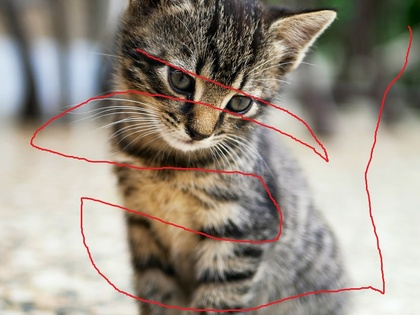
%> input picture difusion_matlab_code/diffusion/diffusion/images/kitten_raya.jpeg, 420 x 315 px, shrunk from 832 x 624 before the run
$ octave runme.m   (GNU Octave 9; MATLAB toolbox functions it lacks are replaced by stand-ins)
%> lines starting %> are read from the running program, lines starting %| are printed output that depends on the picture
### difusion_matlab_code/diffusion/diffusion/Diffusion4_v10.m
function [Iout] = Diffusion4(I_in, varargin)
%function [Iout] = Diffusion4(I_in, varargin)
%
%Non linear diffusion with 4 neighbours.
%
%INPUT
%Iin			=		Input image.
%
%PARAMETERS
%see from the code
%
%OUTPUT
%Iout			=		Output image, after diffusion.
%
%If you use this code, please reference any/some of my papers (see http://atc.ugr.es/~jarnor)
%
%Author: Jarno Ralli
%E-mail: jarno@ralli.fi
%
%Copyright 2012, Jarno Ralli
%
%This program is free software: you can redistribute it and/or modify
%it under the terms of the GNU Lesser General Public License as published by
%the Free Software Foundation, either version 3 of the License, or
%(at your option) any later version.
%
%This program is distributed in the hope that it will be useful,
%but WITHOUT ANY WARRANTY; without even the implied warranty of
%MERCHANTABILITY or FITNESS FOR A PARTICULAR PURPOSE.  See the
%GNU Lesser General Public License for more details.
%
%You should have received a copy of the GNU Lesser General Public License
%along with this program.  If not, see <http://www.gnu.org/licenses/>.

param.alpha = 25;		%Smoothness
param.outer_iter = 5;		%Number of outer iterations (lagged diffusivity iterations)

param = setParameters(param, varargin{:});

Iout = single(I_in);
[rows cols dims]= size(Iout);

for iter=0:param.outer_iter

	%Calculate diffusion weights
	[wW wN wE wS] = DiffWeights(Iout);

	a_ver = -param.alpha*wN;
	b_ver = 2 + param.alpha*(wN+wS);
	c_ver = -param.alpha*wS;

	a_hor = -param.alpha*wW';
	b_hor = 2 + param.alpha*(wW+wE)';
	c_hor = -param.alpha*wE';

	for k=1:dims
		ver = TDMA( a_ver, b_ver, c_ver, Iout(:,:,k) );
		hor = TDMA( a_hor, b_hor, c_hor, Iout(:,:,k)' )';
		Iout(:,:,k) = ver + hor;
	end
end

Iout = uint8(Iout);

%--------------------------------------------------------------------------------------------------------------
%--- TDMA
%--- Adaption from the code available at Wikipedia (http://en.wikipedia.org/wiki/Tridiagonal_matrix_algorithm)
%--------------------------------------------------------------------------------------------------------------
% [23 lines left out: function TDMA, not called in this run]

%----------------------
%--- DiffWeights
%----------------------
function [wW wN wE wS] = DiffWeights(D)
%function [wW wN wE wS] = DiffWeights(D)
%
%Calculates diffusion weights using `Brox 6-point scheme'.

	  [rows cols frames] = size( D );

	  %Spatial differences
	  Dver = imfilter(D,[0.25 0 -0.25]','replicate');
	  Dhor = imfilter(D,[0.25 0 -0.25],'replicate');

	  wW = (circshift(D,[0 1 0])-D).^2 + (Dver+circshift(Dver,[0 1 0])).^2;
	  wE = (circshift(D,[0 -1 0])-D).^2 + (Dver+circshift(Dver,[0 -1 0])).^2;
	  wN = (circshift(D,[1 0 0])-D).^2 + (Dhor+circshift(Dhor,[1 0 0])).^2;
	  wS = (circshift(D,[-1 0 0])-D).^2 + (Dhor+circshift(Dhor,[-1 0 0])).^2;

	  %Find the maximum derivative
	  wW = max(wW,[],3);
	  wE = max(wE,[],3);
	  wN = max(wN,[],3);
	  wS = max(wS,[],3);

	  wW = 1./realsqrt( wW + 0.00001 );
	  wE = 1./realsqrt( wE + 0.00001 );
	  wN = 1./realsqrt( wN + 0.00001 );
	  wS = 1./realsqrt( wS + 0.00001 );

	  wW(:,1,:) = 0;
	  wE(:,end,:) = 0;
	  wN(1,:,:) = 0;
	  wS(end,:,:) = 0;

%----------------------
%--- setParameters
%----------------------
function new_struct = setParameters(old_struct,varargin)
%function new_param = setParameters(old_param,varargin)
%
%Changes parameters in a parameter struct. The new parameters are given as
%['name',value] corresponding pairs in the varargin.
%
%INPUT
%old_struct     =       Old structure
%varargin       =       ['name',value]
%OUTPUT
%new_struct     =       New structure
%
	n_param = length(varargin);
	new_struct = old_struct;

	for i=1:2:n_param

		%Extract parameter name
		p_name = varargin{i};

		%If for the parameter (name) exists a value...
		if i+1<=n_param
			%then extract the value
			p_value = varargin{i+1};

			%and if the p_name exists in the structure
			if isfield(new_struct, p_name)
				%set its value
				new_struct=setfield(new_struct, p_name, p_value);
			else
				%error(['setParameters error: unkown parameter name "',p_name,'". ',num2str(i)]);
			end
		end

	end

### difusion_matlab_code/diffusion/diffusion/runme.m
%Tested in Kubuntu 10.04.3 with gcc (Ubuntu 4.3.4-10ubuntu1) 4.3.4
%

%Read the images
disp('Reading images...')
I_l0 = imread('./images/kitten_raya.jpeg');
%> I_l0 is the input picture: size 315x420x3 uint8; mean R, G, B 153, 144.1, 133

%Apply diffusion
I_l0_diff = Diffusion4_v10( I_l0 );
%> after the loop in setParameters, `for i=1:2:n_param`: new_struct = {alpha 25, outer_iter 5}
%> the loop in Diffusion4, `for iter=0:param.outer_iter` made 6 passes
%> pass 1, in DiffWeights, `Dver = imfilter(D,[0.25 0 -0.25]','replicate');`:
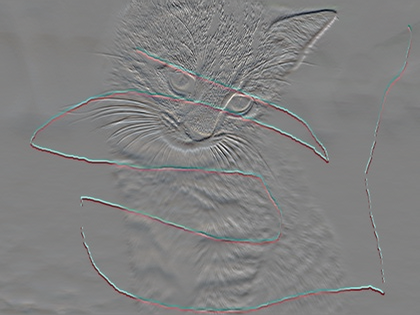
%> Dver: size 315x420x3 single; mean R, G, B -0.1, -0.1, -0.1; drawn with min black and max white
%> pass 1, in DiffWeights, `Dhor = imfilter(D,[0.25 0 -0.25],'replicate');`:
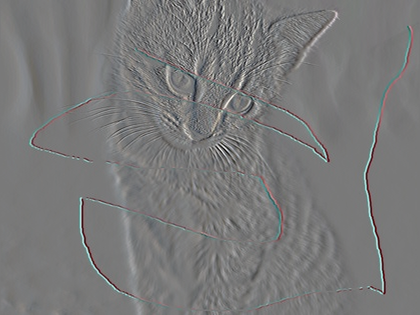
%> Dhor: size 315x420x3 single; mean R, G, B 0, 0, 0; drawn with min black and max white
%> pass 1, in DiffWeights, `wW = (circshift(D,[0 1 0])-D).^2 + (Dver+circshift(Dver,[0 1 0])).^2;`:
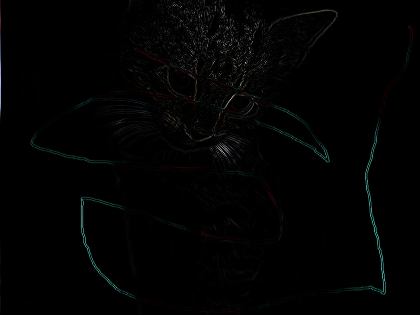
%> wW: size 315x420x3 single; mean R, G, B 343.6, 396.6, 381.7; drawn with min black and max white
%> after the loop in Diffusion4, `for iter=0:param.outer_iter`:
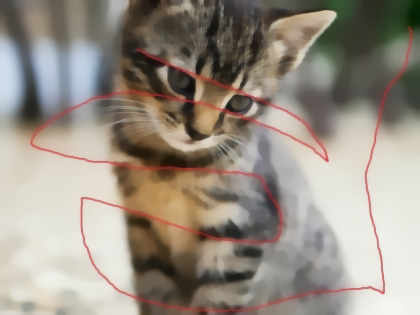
%> Iout: size 315x420x3 single; mean R, G, B 153.1, 144.1, 133

figure, imagesc( uint8(I_l0) ), axis off, title('Original image')
figure, imagesc( uint8(I_l0_diff) ), axis off, title('Diffused image')

$ run again, with difusion_matlab_code/diffusion/diffusion/images/DRIVSCO_left_0450.png saved as difusion_matlab_code/diffusion/diffusion/images/kitten_raya.jpeg
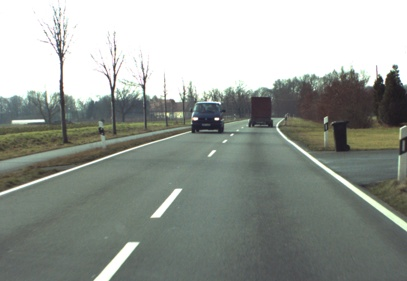
%> input picture difusion_matlab_code/diffusion/diffusion/images/DRIVSCO_left_0450.png, 407 x 281 px
%> I_l0 is the input picture: size 281x407x3 uint8; mean R, G, B 150.8, 156.2, 150.4
%> after the loop in setParameters, `for i=1:2:n_param`: new_struct = {alpha 25, outer_iter 5}
%> the loop in Diffusion4, `for iter=0:param.outer_iter` made 6 passes
%> pass 1, in DiffWeights, `wW = (circshift(D,[0 1 0])-D).^2 + (Dver+circshift(Dver,[0 1 0])).^2;`:
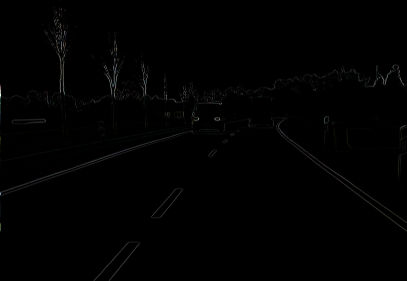
%> wW: size 281x407x3 single; mean R, G, B 253.2, 259.5, 250.2; drawn with min black and max white
%> after the loop in Diffusion4, `for iter=0:param.outer_iter`:
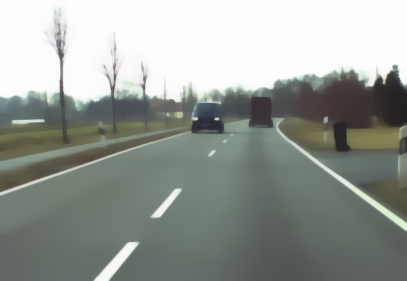
%> Iout: size 281x407x3 single; mean R, G, B 150.8, 156.2, 150.4; mean of the top-left, top-right, bottom-left and bottom-right quarters 203.8, 182.6, 117, 107.2
